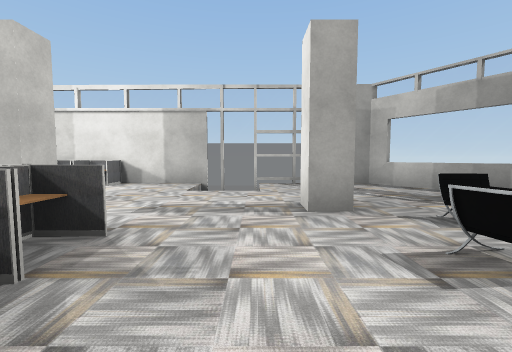
[1] (above)

16 first-person views from a walk through a Unity game level. The camera is 1.3 m above the floor, tilts 4° down and sees 90° across. Doors are open. The floor is counted in squares, 2 m on a side. Each view is taken from the middle of a square. On the plan, view 1 faces up. The plan holds only what a view shows up to about 9 squares ahead; the rest is blank. The place goes on beyond the plan. Some surface patterns are stand-ins.

[2]
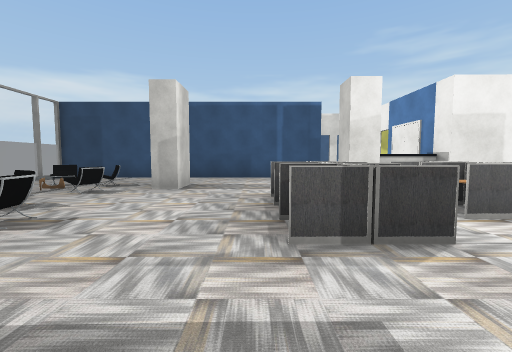

[3]
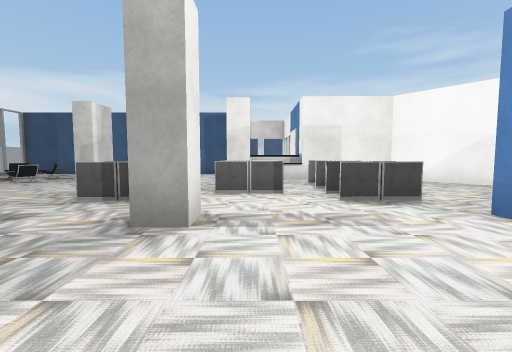

[4]
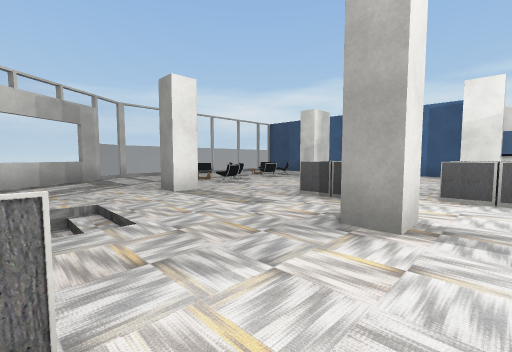

[5]
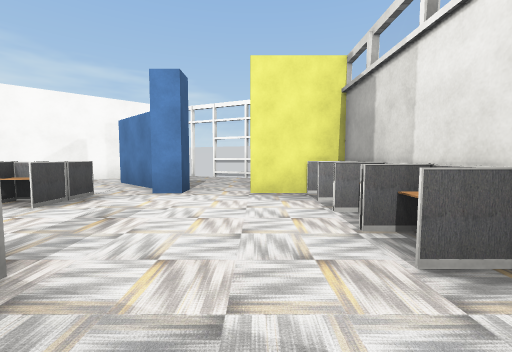

[6]
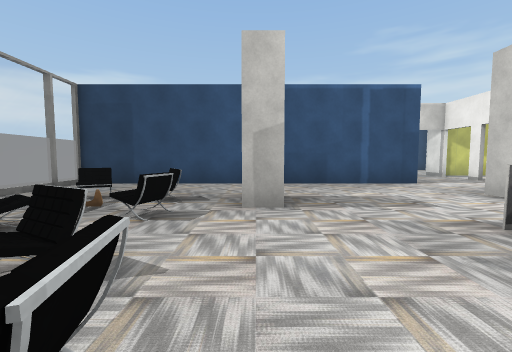

[7]
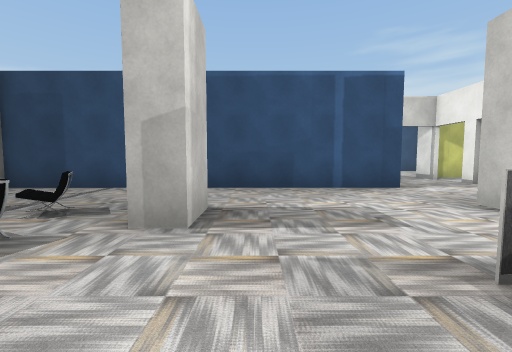

[8]
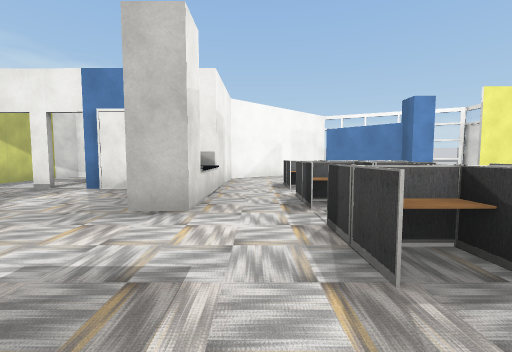

[9]
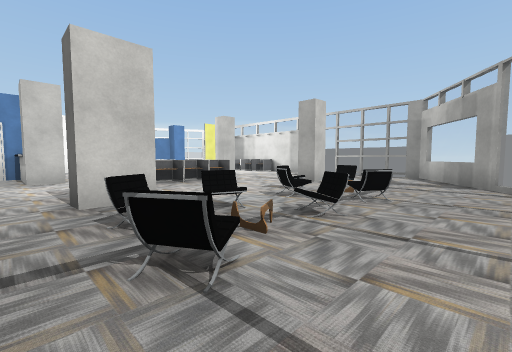

[10]
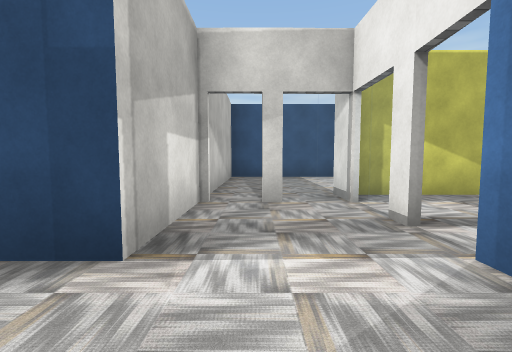

[11]
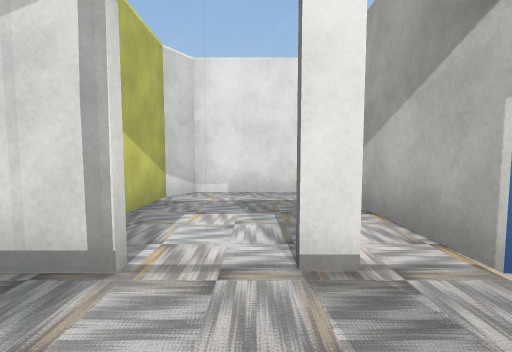

[12]
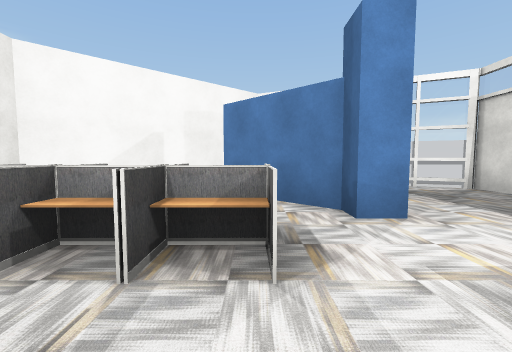

[13]
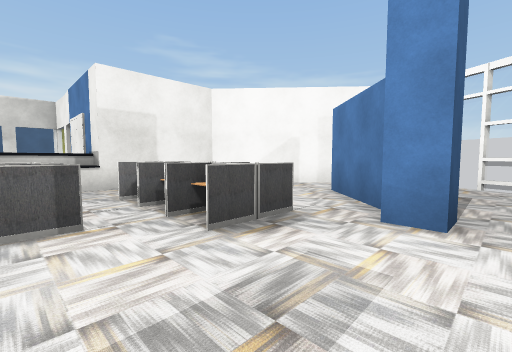

[14]
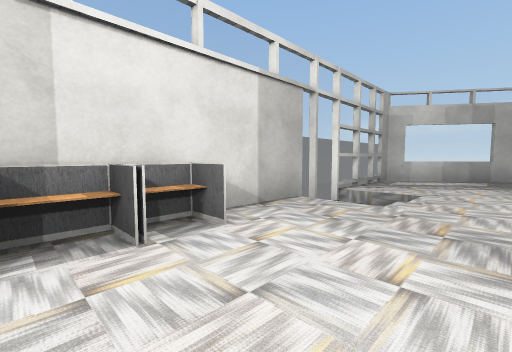

[15]
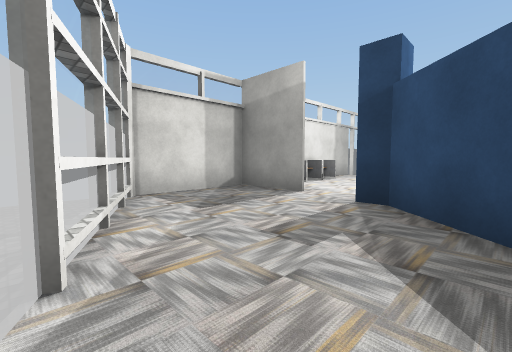

[16]
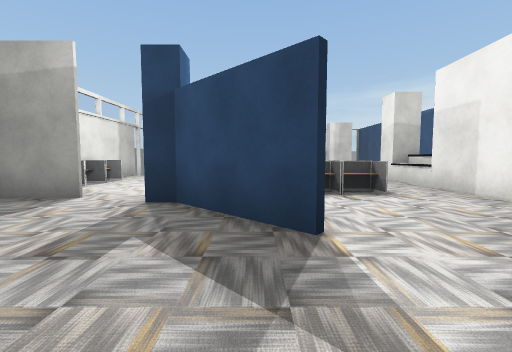

### Floor plan
Key: @ floor where view 1 was taken; # wall or solid block; . main floor; - floor 0.5 m lower than the main floor; _ floor 0.75 m lower than the main floor; / step, stairs or slope; D open door; = window, fence, low wall or low ledge; v drop or lower ground; P pillar; C chair; O other object.
Columns run from 11 left of view 1 to 6 right of it. Each row starts with its distance up from view 1.
  7 vv##vvvOv_v##v
  6 v#..#OO.O.-/...=
  5 v#..#.....//...=
  4 #...............#
  3 v..#P...P...PC../
  2 ..##.O...O...//..
  1 #....O.O.O..C//C.
  0  #...O.O.O.@.C/C.
 -1   #..........C/..
 -2    ###OO....PC/C.
 -3      #...........v
 -4     ##...........v
 -5   #..D..#########
 -6   #..=..#
 -7   #..#=DD
 -8    ####.#
 -9      ...#
-10         #

Positions as (right, up) in squares from view 1, and headings:
1: (0, 0), facing up
2: (-1, 4), facing down
3: (-4, 6), facing down
4: (-4, 6), facing down-right
5: (-2, 5), facing left
6: (1, 2), facing down
7: (0, 1), facing down
8: (0, -1), facing left
9: (5, -3), facing up-left
10: (-4, -3), facing down
11: (-4, -6), facing left
12: (-4, 2), facing left
13: (-4, 4), facing down-left
14: (-5, 4), facing up-right
15: (-11, 2), facing up-right
16: (-11, 2), facing right
